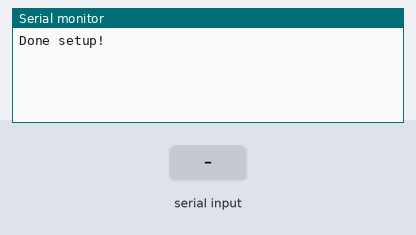
Bench run of a sketch on a simulated ESP8266 (NodeMCU). On the bench: the last lines printed to the serial monitor. The test bench sets the inputs (shaded band).

Above: at 1.2 s.
1.3 s: "1" received over the second serial link
At 1.9 s:
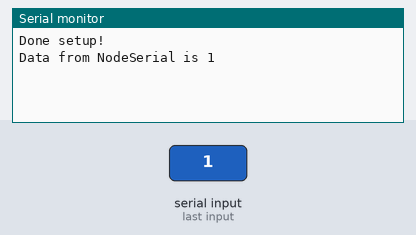
2.8 s: "0" received over the second serial link
At 4.0 s:
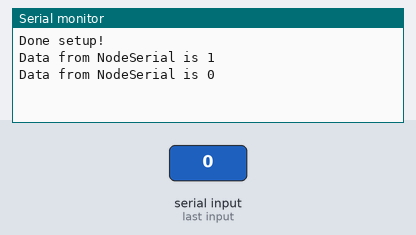
4.3 s: "2" received over the second serial link
At 5.5 s:
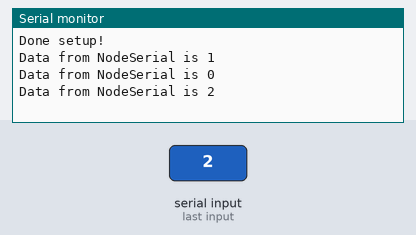

Measured:
- after the input at 1.3 s, the serial monitor: prints a new line at once (image 1)
- after the input at 2.8 s, the serial monitor: prints a new line at once (image 2)
- after the input at 4.3 s, the serial monitor: prints a new line at once (image 3)

The sketch:

test_uart_stm.ino
```cpp
#include <SoftwareSerial.h>

SoftwareSerial NodeSerial(D2, D3); // RX | TX

void setup() {
  // put your setup code here, to run once:

  pinMode(D2, INPUT);
  pinMode(D3, OUTPUT);
  Serial.begin(115200);
  NodeSerial.begin(115200);

  Serial.println("Done setup!");
}

void loop() {
  // put your main code here, to run repeatedly:
  readUART(NodeSerial);

  delay(100);
}

void readUART(SoftwareSerial &NodeSerial) {
  bool found = false;
  char str[5];
  strcpy(str,"");
  while (NodeSerial.available() > 0) {
    found = true;
    //Serial.print(NodeSerial.available());
    //Serial.print(" bytes waiting");
    int x = NodeSerial.read();
    char xx = x;
    if (x==0 || x>127) break;
    strcat(str,&xx);
    //Serial.print(xx);
  }
  if (found && strlen(str)>0) {
    Serial.print("Data from NodeSerial is ");
    Serial.println(str);
  }
}
```
